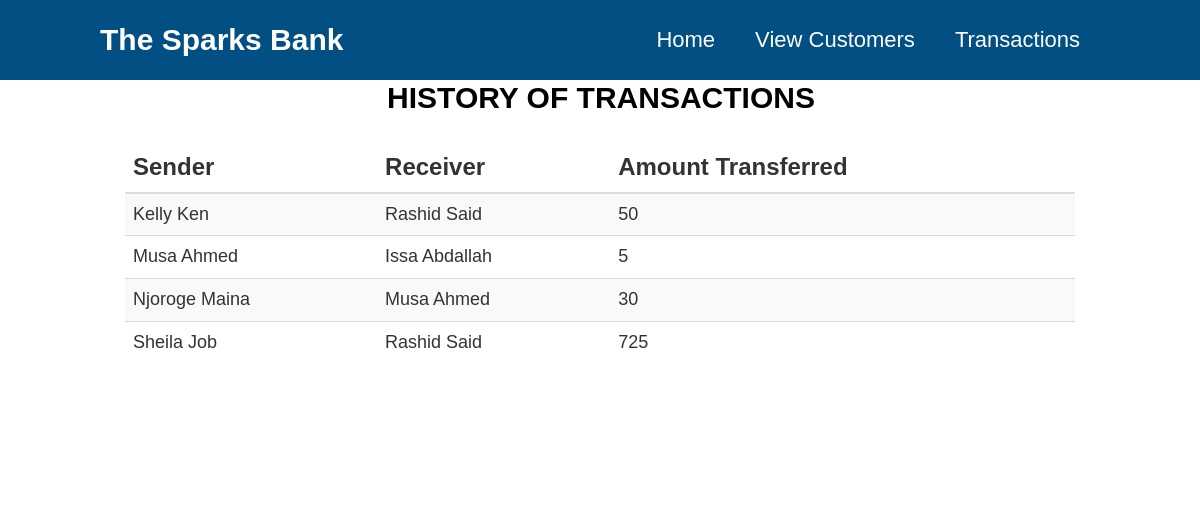
The page /history.php on the database its author committed.
### tables this page shows
CREATE TABLE `transfers` (
  `sender` varchar(20) NOT NULL,
  `receiver` varchar(20) NOT NULL,
  `amount` int(10) NOT NULL
);

### history.php (the view, shortened to what this page needs)
<!DOCTYPE html>
<html lang="en">
<head>
    <link rel="stylesheet" href="https://maxcdn.bootstrapcdn.com/bootstrap/3.4.1/css/bootstrap.min.css">    <link rel = "stylesheet" href = "css/style.css">
    <link href="vendor/font-awesome/css/font-awesome.min.css" rel="stylesheet" type="text/css">
    <link rel = "stylesheet" href = "css/style.CSS">
</head>
<body>
   <header>
     <div class="logo">The Sparks Bank</div>
      <nav class="topnav">
        <ul id="js-menu">
            <li>
                <a href="index.php#home" class="active">Home</a>
            </li>
            <li>
              <a href="index.php#customers">View Customers</a>
          </li>
            <li>
                <a href="#transactions">Transactions</a>
            </li>
        </ul>
      </nav>
    </header>
    <section id="history">
        <div class="container">
        <br><h2 class="tittle">History of Transactions </h2><br>
              <table  class="table table-striped table-hover">
                <thead>
                  <tr>
                    <th >Sender </th>
                    <th >Receiver</th>
                    <th >Amount Transferred</th>
                  </tr>
                </thead>
                <?php
                      $conn = new mysqli('localhost', 'root', '', 'banking_system');
                      $sql= "SELECT sender, receiver, amount from  transfers ORDER BY sender";
                      $result = $conn-> query($sql);
                      if($result-> num_rows > 0){
                        while($row = $result-> fetch_assoc()){
                        echo "<tr>
                         <td>" . $row["sender"]."</td>
                         <td>" . $row["receiver"]."</td>
                         <td>" . $row["amount"]."</td>
                         </tr>";
                      }
                        echo "</table>";
                    }
                    else{
                      echo "o result";
                    }
                ?>
        </div>
      </section>
    </body>
</html>

### css/style.css (style rules this page uses)
* { box-sizing: border-box; padding: 0; margin: 0; }
body { font-family: Poppins-Regular, sans-serif; }
h1, h2, h3, h4, h5, h6 { margin: 20 0 20px 0; font-family: 'candal' srif; font-weight:400; padding:0; }
.tittle { font-size: 32px; color:#000; text-transform: uppercase; text-align: center; font-weight: 700; margin-bottom: 8px; }
.container { width: 100%; padding-right: var(--bs-gutter-x, 0.73rem); padding-left: var(--bs-gutter-x, 0.73rem); margin-right: auto; margin-left: auto; align-items:center; padding-top: 12px; }
header { position: fixed; z-index: 1; top: 0; left: 0; padding: 0 100px; background: #014f83; width:100%; box-sizing: border-box; }
header .logo { color: #fff; height: 80px; font-size: 30px; line-height: 80px; float: left; font-weight: bold; }
header nav { float: right; }
header nav ul { margin: 0; padding: 0; display: flex; font-size: 22px; }
header nav ul li { list-style: none; }
header nav ul li a { height: 80px; line-height: 80px; padding: 0 20px; color: #fff; text-decoration: none; display: block; }
#history .container { width: 85%; padding-right: 35px; padding-left: 35px; padding-bottom: 120px; margin-right: auto; margin-left: auto; }
#history h2 { padding-left: 2px; padding-top: 3%; font-size: 30px; font-weight: 550; }
#history th { font-size: 24px; }
#history tr { font-size: 18px; }

### rows shown on the page
transfers: sender "Kelly Ken", receiver "Rashid Said", amount "50"
transfers: sender "Musa Ahmed", receiver "Issa Abdallah", amount "5"
transfers: sender "Njoroge Maina", receiver "Musa Ahmed", amount "30"
transfers: sender "Sheila Job", receiver "Rashid Said", amount "725"
